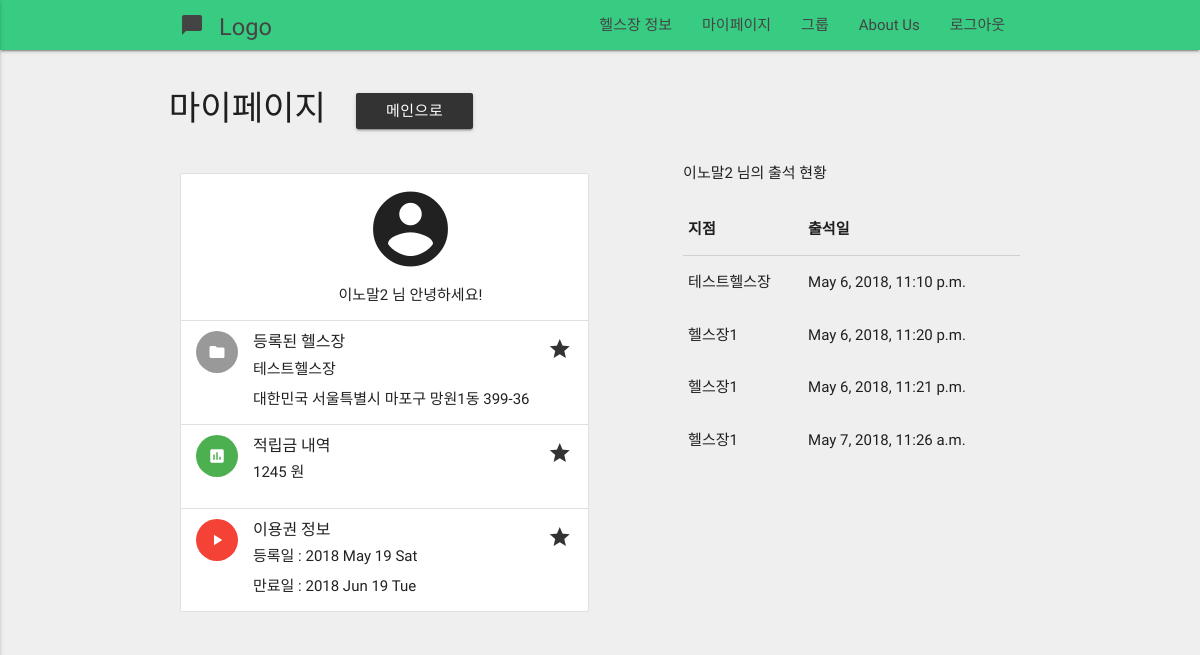
Screenshot of /profiles/mypage/ (signed in) with the database file from the repository.
### profiles/models.py (models this page shows, shortened)
class Profile(models.Model):
    user             = models.OneToOneField(User) # user.profile
    email            = models.CharField(max_length = 120)
    real_name        = models.CharField(max_length = 120, null=True)
    sex              = models.CharField(max_length = 50, null=True)
    followers        = models.ManyToManyField(User, related_name='followers', blank=True)
    following        = models.ManyToManyField(User, related_name='following', blank=True)
    timestamp        = models.DateTimeField(auto_now_add=True)
    updated          = models.DateTimeField(auto_now=True)
    healthclub       = models.ForeignKey(HealthClub, null=True)
    is_health_master = models.BooleanField(default = False)
    exercised        = models.IntegerField(default = 0)
    unit_cash        = models.IntegerField(default = 0)
    cash             = models.IntegerField(default = 0)
    healthclub_price = models.IntegerField(default = 0)
    start_date       = models.DateTimeField(null=True)
    expire_date      = models.DateTimeField(null=True)

### healthclub/models.py (models this page shows, shortened)
class HealthClub(models.Model):
    initiated = models.BooleanField(default=False)
    name      = models.CharField(max_length = 120)
    address   = models.CharField(max_length = 200)
    master    = models.ForeignKey(User)
    geometry  = models.CharField(max_length = 200, blank=True)
    photo     = models.ImageField(blank=True)
    qrcode    = models.ImageField(blank=True)
    member    = models.IntegerField(default = 0)
    price1    = models.IntegerField(blank = True)
    price2    = models.IntegerField(blank = True)
    price3    = models.IntegerField(blank = True)
    price6    = models.IntegerField(blank = True)
    price12   = models.IntegerField(blank = True)
    detail   = models.CharField(max_length = 1000, blank = True)
    timestamp = models.DateTimeField(auto_now=True)
    updated = models.DateTimeField(auto_now_add=True)

class HealthDiary(models.Model):
    user = models.ForeignKey(settings.AUTH_USER_MODEL)
    healthclub = models.ForeignKey(HealthClub)
    timestamp = models.DateTimeField(auto_now=True)

### profiles/views.py (the view)
def mypage(request):
    user = request.user
    profile = Profile.objects.get(user=user)
    last_diary = HealthDiary.objects.filter(user = user)
    expire_date = profile.expire_date  #When expire_date Expires
    if expire_date != None:
        if expire_date < datetime.now():
            profile.healthclub = None
            profile.expire_date = None
            profile.start_date = None
            profile.save()
    if(len(last_diary)==0):
        pass
    else:
        last_diary = last_diary.last().timestamp
        if last_diary.month < datetime.now().month:
            profile.exercised = 0
    profile = Profile.objects.get(user=user)
    record = HealthDiary.objects.filter(user=user)
    context = {'profile' : profile, 'username' : user.username, 'record' : record, 'real_name' : user.profile.real_name}
    return render(request, 'mypage.html', context)

### templates/mypage.html (shortened to what this page needs)
{% extends "base.html"  %}
{% load staticfiles %}
{%block content%}
<div class="container">
    <div class="row" style="margin-top:40px">
      <h4>마이페이지<a href="{% url 'home' %}"><button style="margin-left:30px" type = "button" class="btn waves-effect waves-light">메인으로</button></a>
      </h4>
        <div class="col s12 m6 l6">
          <ul class="collection" style="margin-top:30px">
              <li class="collection-item avatar">
                <center>
                  <i class="large material-icons">account_circle</i>
                  <p>{{real_name}} 님 안녕하세요!</p>
                </center>
              </li>
              <li class="collection-item avatar">
                <i class="material-icons circle">folder</i>
                <span class="title">등록된 헬스장</span>
                <p>{{profile.healthclub.name}} <br>
                   {{profile.healthclub.address}}
                </p>
                <a href="#!" class="secondary-content"><i class="material-icons">grade</i></a>
              </li>
              <li class="collection-item avatar">
                <i class="material-icons circle green">insert_chart</i>
                <span class="title">적립금 내역</span>
                <p>{{profile.cash}} 원</p>
                <a href="#!" class="secondary-content"><i class="material-icons">grade</i></a>
              </li>
              <li class="collection-item avatar">
                <i class="material-icons circle red">play_arrow</i>
                <span class="title">이용권 정보</span>
                <p> 등록일 : {{profile.start_date|date:"Y M d D"}}
                <br>
                    만료일 : {{profile.expire_date|date:"Y M d D"}}
                </p>
                <a href="#!" class="secondary-content"><i class="material-icons">grade</i></a>
              </li>
          </ul>
      </div>
      <div class="col s12 m1 l1"></div>
      <div class="col s12 m5 l5">
      <p>{{real_name}} 님의 출석 현황</p>
      <table>
          <thead>
            <tr>
                <th>지점</th>
                <th>출석일</th>
            </tr>
          </thead>
          <tbody>
              {% for r in record%}
            <tr>
              <td>{{r.healthclub.name}}</td>
              <td>{{r.timestamp}}</td>
            </tr>
               {% endfor %}
          </tbody>
      </table>
      </div>
    </div>
</div>
{% endblock content %}

### static/css/style.css (style rules this page uses)
p { line-height: 2rem; }

### templates/base.html (style rules this page uses)
body { background-color : #efefef; }

### rows the page displays
Profile: real_name "이노말2", healthclub.name "테스트헬스장", healthclub.address "대한민국 서울특별시 마포구 망원1동 399-36", cash "1245", start_date "2018 May 19 Sat", expire_date "2018 Jun 19 Tue"
HealthDiary: healthclub.name "테스트헬스장", timestamp "May 6, 2018, 11:10 p.m."
HealthDiary: healthclub.name "헬스장1", timestamp "May 6, 2018, 11:20 p.m."
HealthDiary: healthclub.name "헬스장1", timestamp "May 6, 2018, 11:21 p.m."
HealthDiary: healthclub.name "헬스장1", timestamp "May 7, 2018, 11:26 a.m."
